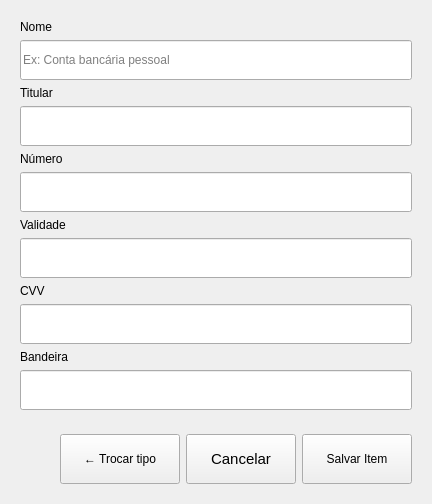
        <widget class="QWidget" name="page_cartao">
         <layout class="QVBoxLayout" name="verticalLayout_13">
          <item>
           <widget class="QFrame" name="frame_11">
            <property name="frameShape">
             <enum>QFrame::Shape::NoFrame</enum>
            </property>
            <property name="frameShadow">
             <enum>QFrame::Shadow::Raised</enum>
            </property>
            <layout class="QVBoxLayout" name="verticalLayout_12">
             <item>
              <widget class="QLabel" name="label_18">
               <property name="text">
                <string>Nome</string>
               </property>
              </widget>
             </item>
             <item>
              <widget class="QLineEdit" name="line_nome_item_cartao">
               <property name="minimumSize">
                <size>
                 <width>0</width>
                 <height>40</height>
                </size>
               </property>
               <property name="maximumSize">
                <size>
                 <width>16777215</width>
                 <height>40</height>
                </size>
               </property>
               <property name="placeholderText">
                <string>Ex: Conta bancária pessoal</string>
               </property>
              </widget>
             </item>
             <item>
              <widget class="QLabel" name="label_19">
               <property name="font">
                <font>
                 <pointsize>9</pointsize>
                </font>
               </property>
               <property name="text">
                <string>Titular</string>
               </property>
              </widget>
             </item>
             <item>
              <widget class="QLineEdit" name="line_titular_cartao">
               <property name="minimumSize">
                <size>
                 <width>0</width>
                 <height>40</height>
                </size>
               </property>
               <property name="maximumSize">
                <size>
                 <width>16777215</width>
                 <height>40</height>
                </size>
               </property>
              </widget>
             </item>
             <item>
              <widget class="QLabel" name="label_20">
               <property name="font">
                <font>
                 <pointsize>9</pointsize>
                </font>
               </property>
               <property name="text">
                <string>Número</string>
               </property>
              </widget>
             </item>
             <item>
              <widget class="QLineEdit" name="line_numero_cartao">
               <property name="minimumSize">
                <size>
                 <width>0</width>
                 <height>40</height>
                </size>
               </property>
               <property name="maximumSize">
                <size>
                 <width>16777215</width>
                 <height>40</height>
                </size>
               </property>
               <property name="echoMode">
                <enum>QLineEdit::EchoMode::Password</enum>
               </property>
              </widget>
             </item>
             <item>
              <widget class="QLabel" name="label_21">
               <property name="text">
                <string>Validade</string>
               </property>
              </widget>
             </item>
             <item>
              <widget class="QLineEdit" name="line_validade_cartao">
               <property name="minimumSize">
                <size>
                 <width>0</width>
                 <height>40</height>
                </size>
               </property>
               <property name="maximumSize">
                <size>
                 <width>16777215</width>
                 <height>40</height>
                </size>
               </property>
               <property name="echoMode">
                <enum>QLineEdit::EchoMode::Password</enum>
               </property>
              </widget>
             </item>
             <item>
              <widget class="QLabel" name="label_22">
               <property name="font">
                <font>
                 <pointsize>9</pointsize>
                </font>
               </property>
               <property name="text">
                <string>CVV</string>
               </property>
              </widget>
             </item>
             <item>
              <widget class="QLineEdit" name="line_cvv_cartao">
               <property name="minimumSize">
                <size>
                 <width>0</width>
                 <height>40</height>
                </size>
               </property>
               <property name="maximumSize">
                <size>
                 <width>16777215</width>
                 <height>40</height>
                </size>
               </property>
              </widget>
             </item>
             <item>
              <widget class="QLabel" name="label_23">
               <property name="font">
                <font>
                 <pointsize>9</pointsize>
                </font>
               </property>
               <property name="text">
                <string>Bandeira</string>
               </property>
              </widget>
             </item>
             <item>
              <widget class="QLineEdit" name="line_bandeira_cartao">
               <property name="minimumSize">
                <size>
                 <width>0</width>
                 <height>40</height>
                </size>
               </property>
               <property name="maximumSize">
                <size>
                 <width>16777215</width>
                 <height>40</height>
                </size>
               </property>
              </widget>
             </item>
            </layout>
           </widget>
          </item>
          <item>
           <widget class="QFrame" name="frame_10">
            <property name="sizePolicy">
             <sizepolicy hsizetype="Preferred" vsizetype="Fixed">
              <horstretch>0</horstretch>
              <verstretch>0</verstretch>
             </sizepolicy>
            </property>
            <property name="frameShape">
             <enum>QFrame::Shape::NoFrame</enum>
            </property>
            <property name="frameShadow">
             <enum>QFrame::Shadow::Raised</enum>
            </property>
            <layout class="QHBoxLayout" name="horizontalLayout_7">
             <item>
              <spacer name="horizontalSpacer_6">
               <property name="orientation">
                <enum>Qt::Orientation::Horizontal</enum>
               </property>
               <property name="sizeHint" stdset="0">
                <size>
                 <width>40</width>
                 <height>20</height>
                </size>
               </property>
              </spacer>
             </item>
             <item alignment="Qt::AlignmentFlag::AlignRight">
              <widget class="QPushButton" name="btn_trocar_type_cartao">
               <property name="minimumSize">
                <size>
                 <width>120</width>
                 <height>50</height>
                </size>
               </property>
               <property name="maximumSize">
                <size>
                 <width>120</width>
                 <height>50</height>
                </size>
               </property>
               <property name="text">
                <string>← Trocar tipo</string>
               </property>
              </widget>
             </item>
             <item alignment="Qt::AlignmentFlag::AlignRight">
              <widget class="QPushButton" name="btn_cancelar_cartao">
               <property name="sizePolicy">
                <sizepolicy hsizetype="Minimum" vsizetype="Preferred">
                 <horstretch>0</horstretch>
                 <verstretch>0</verstretch>
                </sizepolicy>
               </property>
               <property name="minimumSize">
                <size>
                 <width>110</width>
                 <height>50</height>
                </size>
               </property>
               <property name="maximumSize">
                <size>
                 <width>120</width>
                 <height>50</height>
                </size>
               </property>
               <property name="font">
                <font>
                 <pointsize>11</pointsize>
                </font>
               </property>
               <property name="text">
                <string>Cancelar</string>
               </property>
              </widget>
             </item>
             <item alignment="Qt::AlignmentFlag::AlignRight">
              <widget class="QPushButton" name="btn_save_item_cartao">
               <property name="sizePolicy">
                <sizepolicy hsizetype="Minimum" vsizetype="Preferred">
                 <horstretch>0</horstretch>
                 <verstretch>0</verstretch>
                </sizepolicy>
               </property>
               <property name="minimumSize">
                <size>
                 <width>110</width>
                 <height>50</height>
                </size>
               </property>
               <property name="maximumSize">
                <size>
                 <width>120</width>
                 <height>50</height>
                </size>
               </property>
               <property name="text">
                <string>Salvar Item</string>
               </property>
              </widget>
             </item>
            </layout>
           </widget>
          </item>
         </layout>
        </widget>
